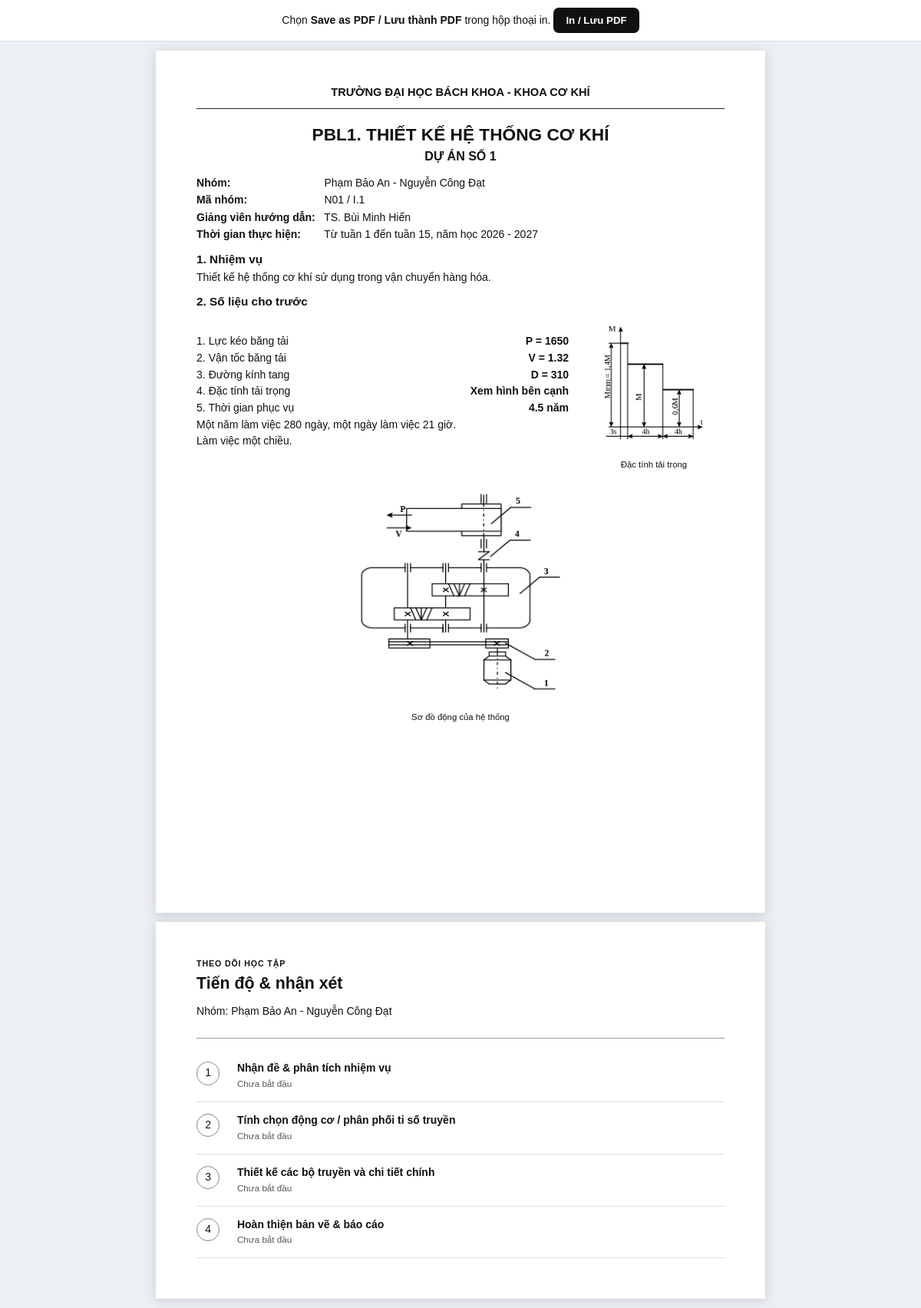
Page /group/1/print on the committed database.
### tables this page shows
CREATE TABLE groups_tbl (
                id INTEGER PRIMARY KEY AUTOINCREMENT,
                group_code TEXT UNIQUE NOT NULL,
                project_type INTEGER NOT NULL,
                data_id INTEGER,
                FOREIGN KEY(data_id) REFERENCES project_data(id)
            );

CREATE TABLE project_data (
                id INTEGER PRIMARY KEY AUTOINCREMENT,
                project_type INTEGER NOT NULL,
                data_code TEXT NOT NULL,
                p REAL, v REAL, d REAL, t REAL, nam REAL, ngay REAL,
                UNIQUE(project_type, data_code)
            );

CREATE TABLE app_settings (
                key TEXT PRIMARY KEY,
                value TEXT NOT NULL DEFAULT ''
            );

CREATE TABLE group_progress (
                group_id INTEGER NOT NULL,
                milestone_id INTEGER NOT NULL,
                status TEXT NOT NULL DEFAULT 'Chưa bắt đầu',
                score REAL,
                feedback TEXT,
                PRIMARY KEY(group_id, milestone_id),
                FOREIGN KEY(group_id) REFERENCES groups_tbl(id) ON DELETE CASCADE,
                FOREIGN KEY(milestone_id) REFERENCES milestones(id) ON DELETE CASCADE
            );

CREATE TABLE milestones (
                id INTEGER PRIMARY KEY AUTOINCREMENT,
                position INTEGER NOT NULL,
                title TEXT NOT NULL
            );

### app.py (the view)
@app.get("/group/{group_id}/print", response_class=HTMLResponse, name="print_assignment")
def print_assignment(request: Request, group_id: int):
    try:
        ctx = assignment_context(group_id)
        return render(request, "assignment_print.html", **ctx)
    except Exception as exc:
        return redirect_with(f"/group/{group_id}", err=str(exc))

### templates/assignment_print.html (shortened to what this page needs)
<!doctype html><html lang="vi"><head><meta charset="utf-8"><meta name="viewport" content="width=device-width,initial-scale=1"><title>Đề PBL - {{g.group_code}}</title></head><body>
<div class="toolbar">Chọn <b>Save as PDF / Lưu thành PDF</b> trong hộp thoại in. <button onclick="window.print()">In / Lưu PDF</button></div>
{% set group_names = members|map(attribute='name')|join(' - ') %}
<div class="paper"><section class="assignment-sheet">
  <div class="school-line">TRƯỜNG ĐẠI HỌC BÁCH KHOA - KHOA CƠ KHÍ</div>
  <div class="sheet-title">PBL1. THIẾT KẾ HỆ THỐNG CƠ KHÍ</div><div class="sheet-subtitle">{{info.title|upper}}</div>
  <div class="assignment-meta"><div><b>Nhóm:</b> {{group_names}}</div><div><b>Mã nhóm:</b> {{g.group_code}} / {{g.data_code}}</div><div><b>Giảng viên hướng dẫn:</b> {{settings.instructor_name or '........................................'}}</div><div><b>Thời gian thực hiện:</b> Từ tuần {{settings.start_week or '...'}} đến tuần {{settings.end_week or '...'}}, năm học {{settings.academic_year_start or '202x'}} - {{settings.academic_year_end or '202y'}}</div></div>
  <h3>1. Nhiệm vụ</h3><p class="task-text">{{info.task}}</p><h3>2. Số liệu cho trước</h3>
  <div class="assignment-body"><div class="numbers"><div><span>1. {% if g.project_type in [2,4] %}Lực kéo cáp{% else %}Lực kéo băng tải{% endif %}</span><b>P = {{format_num(g.p)}}</b></div><div><span>2. {% if g.project_type in [2,4] %}Vận tốc kéo cáp{% else %}Vận tốc băng tải{% endif %}</span><b>V = {{format_num(g.v)}}</b></div><div><span>3. Đường kính tang</span><b>D = {{format_num(g.d)}}</b></div><div><span>4. Đặc tính tải trọng</span><b>Xem hình bên cạnh</b></div><div><span>5. Thời gian phục vụ</span><b>{{format_num(g.t)}} năm</b></div><div class="wide"><span>Một năm làm việc {{format_num(g.nam)}} ngày, một ngày làm việc {{format_num(g.ngay)}} giờ.</span></div><div class="wide"><span>{{info.direction}}.</span></div></div><figure class="load-figure"><img src="{{load_image_url(g.project_type)}}"><figcaption>Đặc tính tải trọng</figcaption></figure></div>
  <div class="diagram-row"><figure><img src="{{system_image_url(g.project_type)}}"><figcaption>Sơ đồ động của hệ thống</figcaption></figure></div>
</section></div>
<div class="paper progress-paper"><section class="progress-pages"><div class="progress-title"><span class="eyebrow">THEO DÕI HỌC TẬP</span><h2>Tiến độ & nhận xét</h2><p>Nhóm: {{group_names}}</p></div>{% for x in progress %}<div class="student-mile"><div class="check">{{'✓' if x.status=='Hoàn thành' else x.position}}</div><div><b>{{x.title}}</b><small>{{x.status}}{% if x.score is not none %} • Điểm {{x.score}}{% endif %}</small>{% if x.feedback %}<p>“{{x.feedback}}”</p>{% endif %}</div></div>{% endfor %}</section></div>
</body></html>

### templates/assignment_print.html (style rules this page uses)
* { box-sizing:border-box }
body { font-family:Arial,"Segoe UI",sans-serif;color:#111;margin:0;font-size:10.5pt;line-height:1.28;background:#eceff3 }
.toolbar { position:sticky;top:0;background:#fff;padding:10px;text-align:center;border-bottom:1px solid #ddd;z-index:5 }
.toolbar button { padding:9px 16px;border:0;border-radius:7px;background:#111;color:#fff;font-weight:700;cursor:pointer }
.paper { width:210mm;margin:12px auto;background:#fff;padding:12mm 14mm 14mm;box-shadow:0 2px 14px #9996 }
.assignment-sheet { height:271mm;position:relative }
.school-line { text-align:center;font-weight:700;font-size:11pt;border-bottom:1px solid #222;padding-bottom:3mm }
.sheet-title { text-align:center;font-weight:800;font-size:17pt;margin-top:5mm }
.sheet-subtitle { text-align:center;font-weight:800;font-size:12pt;margin:1mm 0 4mm }
.assignment-meta { display:grid;grid-template-columns:1fr;gap:1.2mm;margin-bottom:3.5mm }
.assignment-meta b { display:inline-block;min-width:43mm }
h3 { font-size:11.5pt;margin:3mm 0 1.5mm }
.task-text { margin:0 0 2.5mm }
.assignment-body { display:grid;grid-template-columns:1.45fr .55fr;gap:5mm;align-items:center }
.numbers { display:grid;gap:1mm }
.numbers>div { display:grid;grid-template-columns:1fr auto;gap:4mm }
.numbers .wide { display:block }
.load-figure,.diagram-row figure { margin:0;text-align:center }
.load-figure img { max-width:48mm;max-height:48mm }
.diagram-row { height:86mm;margin-top:2mm;display:flex;align-items:center;justify-content:center }
.diagram-row img { max-height:78mm;max-width:145mm }
figcaption { font-size:8.5pt;margin-top:1mm }
.progress-pages { break-before:page;page-break-before:always }
.progress-title { border-bottom:1px solid #999;padding-bottom:3mm;margin-bottom:4mm }
.eyebrow { font-size:8pt;font-weight:800;letter-spacing:.08em }
h2 { font-size:16pt;margin:1mm 0 }
.student-mile { display:grid;grid-template-columns:10mm 1fr;gap:4mm;padding:4mm 0;border-bottom:1px solid #ddd }
.check { width:8mm;height:8mm;border:1px solid #888;border-radius:50%;display:flex;align-items:center;justify-content:center }
.student-mile small { display:block;color:#555;margin-top:1mm }

### rows in the picture
groups_tbl: group_code "N01"
project_data: data_code "I.1", p "1650", v "1.32", d "310", t "4.5", nam "280", ngay "21"
app_settings: value "TS. Bùi Minh Hiển"
app_settings: value "15"
app_settings: value "2026"
app_settings: value "2027"
group_progress: status.position "1", title "Nhận đề & phân tích nhiệm vụ", status "Chưa bắt đầu"
group_progress: status.position "2", title "Tính chọn động cơ / phân phối tỉ số truyền", status "Chưa bắt đầu"
group_progress: status.position "3", title "Thiết kế các bộ truyền và chi tiết chính", status "Chưa bắt đầu"
group_progress: status.position "4", title "Hoàn thiện bản vẽ & báo cáo", status "Chưa bắt đầu"

### other values in the picture
{{ info.title|upper }} "DỰ ÁN SỐ 1"
{{ group_names }} "Phạm Bảo An - Nguyễn Công Đạt"
{{ settings.start_week or '...' }} "1"
{{ info.task }} "Thiết kế hệ thống cơ khí sử dụng trong vận chuyển hàng hóa."
{{ info.direction }} "Làm việc một chiều"
